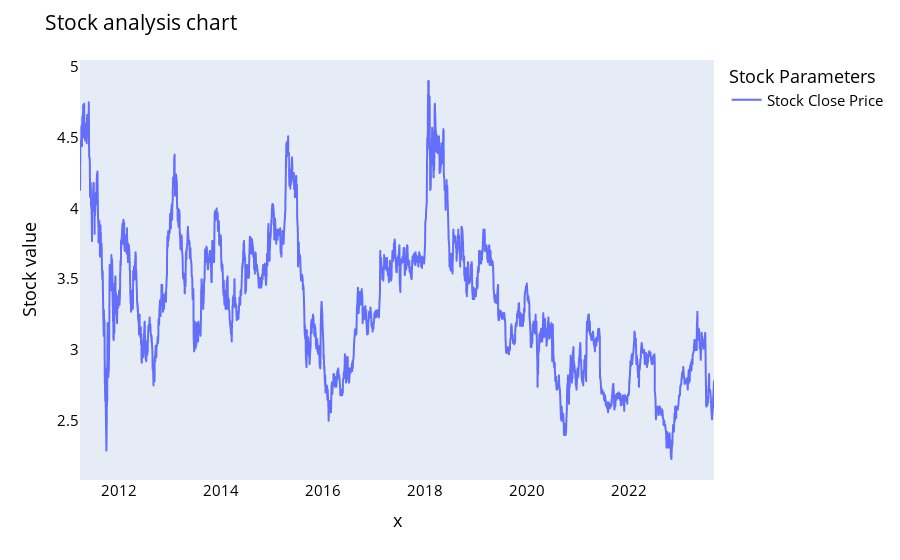
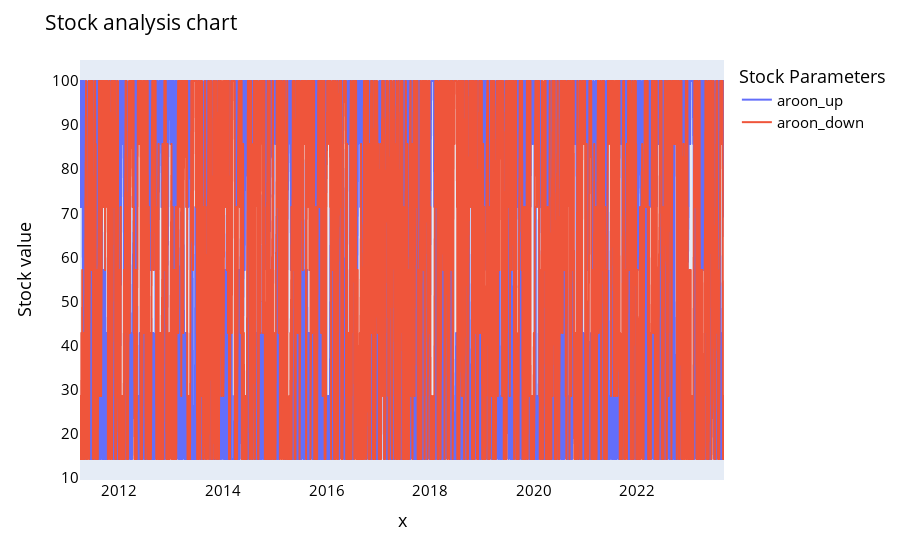

Here is the notebook cell these charts were saved with, in order:
### Markdown cell above
## Arron indicator
        The Arron indicator is composed of two lines. 
        Considering a time range, an up line measures the number of periods since the highest price in the range, and a down line which measures the number of periods since the lowest price.
        Aroon indicates a bullish behavior when the Aroon up is above the Aroon down. 
        The opposite case indicates a bearish price behavior, and when the two lines cross each other can signal a trend changes.
        
        Что такое индикатор Aroon? Индикатор Aroon — это технический индикатор, который используется для определения трендовых изменений цены актива, а также силы этого тренда. 
        По сути, индикатор измеряет время между максимумами и время между минимумами за определенный период времени.

### Code cell
period=7
        df_cl1 = np.asarray(historical_prices['close'])
        aroon_down=[(100/period)*
                 (period-np.argmax(df_cl1[t-period:t])) 
                 for t in range(period, len(df_cl1))]
        aroon_up=[(100/period)*
                   (period-np.argmin(df_cl1[t-period:t])) 
                   for t in range(period, len(df_cl1))]

names_1 = cycle(['Stock Close Price'])
names_2 = cycle(['aroon_up','aroon_down'])
fig = px.line(historical_prices, x=historical_prices.date[period:], y=[historical_prices['close'][period:]],
             labels={'date': 'Date','value':'Stock value'})
figs = px.line(historical_prices, x=historical_prices.date[period:], y=[aroon_up,aroon_down],
             labels={'date': 'Date','value':'Stock value'})

figs.update_layout(title_text='Stock analysis chart', font_size=15, font_color='black',legend_title_text='Stock Parameters')
figs.for_each_trace(lambda t:  t.update(name = next(names_2)))
figs.update_xaxes(showgrid=False)
figs.update_yaxes(showgrid=False,zeroline=True, zerolinewidth=2, zerolinecolor='Black')

fig.update_layout(title_text='Stock analysis chart', font_size=15, font_color='black',legend_title_text='Stock Parameters')
fig.for_each_trace(lambda t:  t.update(name = next(names_1)))
fig.update_xaxes(showgrid=False)
fig.update_yaxes(showgrid=False,zeroline=True, zerolinewidth=2, zerolinecolor='Black')

fig.show()
figs.show()

### Figure 1 — Plotly figure (JSON) as saved in the notebook; plotly's stock layout.template omitted (floating-point values rounded to 4 significant figures; data arrays with more than 128 entries replaced by an {"elided": "..."} marker saying what was removed)
{"data": [{"hovertemplate": "variable=wide_variable_0<br>x=%{x}<br>Stock value=%{y}<extra></extra>", "legendgroup": "wide_variable_0", "line": {"color": "#636efa", "dash": "solid"}, "marker": {"symbol": "circle"}, "mode": "lines", "name": "Stock Close Price", "showlegend": true, "type": "scattergl", "x": {"elided": "3060 str values"}, "xaxis": "x", "y": {"elided": "3060 float values"}, "yaxis": "y"}], "layout": {"font": {"color": "black", "size": 15}, "legend": {"title": {"text": "Stock Parameters"}, "tracegroupgap": 0}, "margin": {"t": 60}, "title": {"text": "Stock analysis chart"}, "xaxis": {"anchor": "y", "domain": [0, 1], "showgrid": false, "title": {"text": "x"}}, "yaxis": {"anchor": "x", "domain": [0, 1], "showgrid": false, "title": {"text": "Stock value"}, "zeroline": true, "zerolinecolor": "Black", "zerolinewidth": 2}}}

### Figure 2 — Plotly figure (JSON) as saved in the notebook; plotly's stock layout.template omitted (floating-point values rounded to 4 significant figures; data arrays with more than 128 entries replaced by an {"elided": "..."} marker saying what was removed)
{"data": [{"hovertemplate": "variable=wide_variable_0<br>x=%{x}<br>Stock value=%{y}<extra></extra>", "legendgroup": "wide_variable_0", "line": {"color": "#636efa", "dash": "solid"}, "marker": {"symbol": "circle"}, "mode": "lines", "name": "aroon_up", "showlegend": true, "type": "scattergl", "x": {"elided": "3060 str values"}, "xaxis": "x", "y": {"elided": "3060 float values"}, "yaxis": "y"}, {"hovertemplate": "variable=wide_variable_1<br>x=%{x}<br>Stock value=%{y}<extra></extra>", "legendgroup": "wide_variable_1", "line": {"color": "#EF553B", "dash": "solid"}, "marker": {"symbol": "circle"}, "mode": "lines", "name": "aroon_down", "showlegend": true, "type": "scattergl", "x": {"elided": "3060 str values"}, "xaxis": "x", "y": {"elided": "3060 float values"}, "yaxis": "y"}], "layout": {"font": {"color": "black", "size": 15}, "legend": {"title": {"text": "Stock Parameters"}, "tracegroupgap": 0}, "margin": {"t": 60}, "title": {"text": "Stock analysis chart"}, "xaxis": {"anchor": "y", "domain": [0, 1], "showgrid": false, "title": {"text": "x"}}, "yaxis": {"anchor": "x", "domain": [0, 1], "showgrid": false, "title": {"text": "Stock value"}, "zeroline": true, "zerolinecolor": "Black", "zerolinewidth": 2}}}
